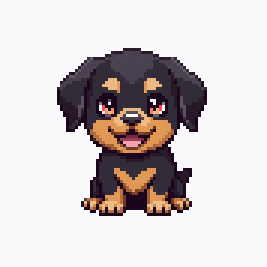
#> input picture adult_dance.gif, 89 x 89 px (shown 3 times larger)
$ python -i add_motion.py   (imports and definitions only)
#> lines starting #> are read from the running program, lines starting #| are printed output that depends on the picture
"""Rebuild animation GIFs adding body motion on top of the AI frames.

PixelLab's v3 animation redraws the face, ears and paws convincingly but keeps
the body roughly in place — a "jump" never leaves the ground. This layers the
missing travel over those frames: the AI still supplies the drawing, this
supplies the arc. Free and re-runnable, since it only reads anim/frames/.

    python add_motion.py rottweiler            # every action with frames
    python add_motion.py rottweiler adult      # one stage
"""

import math
import os
import sys

from PIL import Image

# [1 line not run here, left out]

SPRITES = os.path.dirname(os.path.abspath(__file__))
FRAME_MS = 90
PAD = 1.4  # canvas headroom so the arc never clips


# [33 lines left out: functions place, motion, not called in this run]


def quantize(image):
    """RGBA -> palette image whose last index is transparent."""
    alpha = image.getchannel("A")
    palette = image.convert("RGB").convert("P", palette=Image.ADAPTIVE, colors=255)
    palette.paste(255, alpha.point(lambda a: 255 if a <= 128 else 0))
    return palette


# [21 lines left out: function rebuild, not called in this run]


species = sys.argv[1] if len(sys.argv) > 1 else "rottweiler"
only_stage = sys.argv[2] if len(sys.argv) > 2 else None
frames_root = os.path.join(SPRITES, species, "anim", "frames")

rebuilt = []
# [7 lines not run here, left out]

>>> import cv2
>>> picture = cv2.imread('adult_dance.gif', cv2.IMREAD_GRAYSCALE)
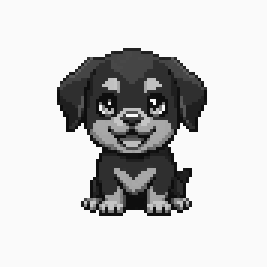
#> picture: shape (89, 89) (shown 3 times larger); min 7, max 250, mean 205.9
#> (the run stopped early here; a loop or call above may not have finished)
